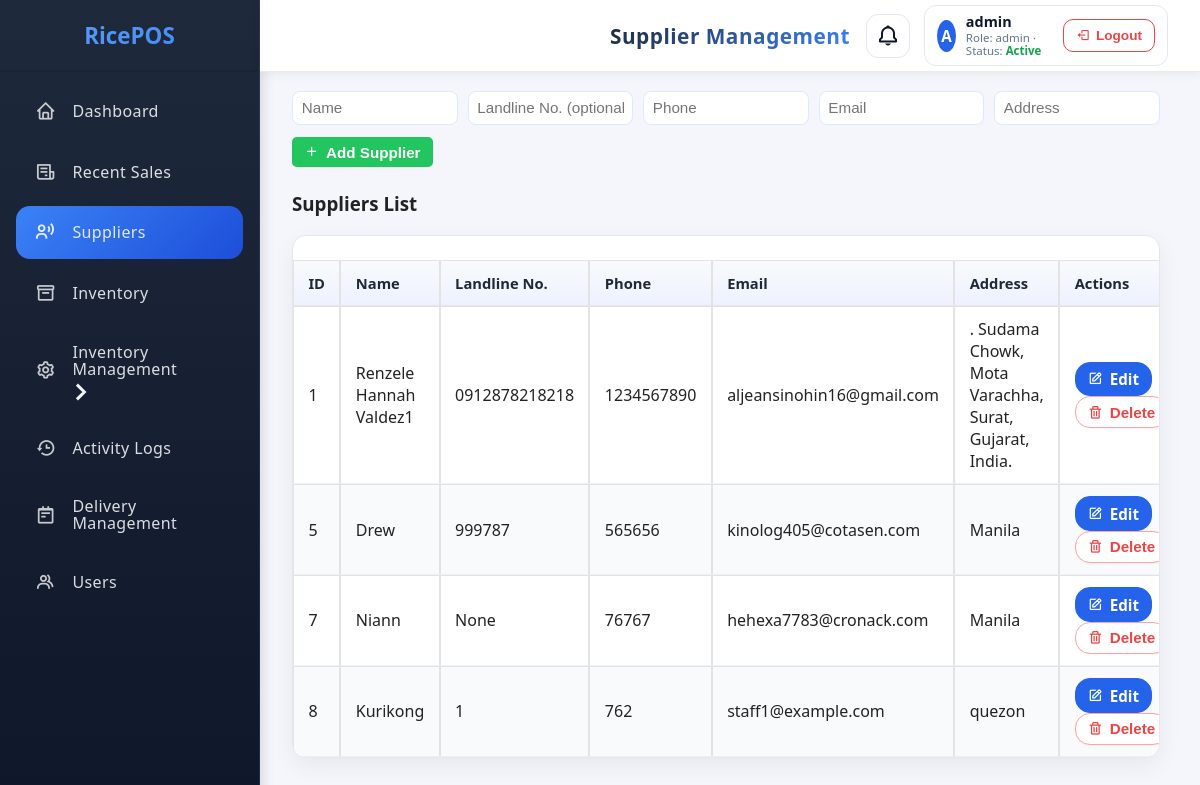
Page /public/suppliers.php (signed in) on the committed database.
### tables this page shows
CREATE TABLE `supplier` (
  `supplier_id` int NOT NULL,
  `name` varchar(100) NOT NULL,
  `landline` varchar(100) DEFAULT NULL,
  `phone` varchar(30) DEFAULT NULL,
  `email` varchar(100) DEFAULT NULL,
  `address` varchar(255) DEFAULT NULL
);

### includes/functions.php (called while the page is built, shortened)
<?php
require_once __DIR__ . '/db.php';
function get_all_suppliers() {
    global $pdo;
    $stmt = $pdo->query('SELECT * FROM supplier');
    return $stmt->fetchAll();
}

### public/suppliers.php (the view, shortened to what this page needs)
<?php
require_once __DIR__ . '/../includes/auth.php';
require_once __DIR__ . '/../includes/functions.php';
$edit_supplier = null;
$suppliers = get_all_suppliers();
$dupeFlags = [];
?>
<!DOCTYPE html>
<html lang="en">
<head>
    <?php $cssVer = @filemtime(__DIR__ . '/assets/css/style.css') ?: time(); ?>
    <link rel="stylesheet" href="assets/css/style.css?v=<?php echo htmlspecialchars((string)$cssVer, ENT_QUOTES); ?>">
    <link href='https://unpkg.com/boxicons@2.1.4/css/boxicons.min.css' rel='stylesheet'>
    <link rel="stylesheet" href="https://cdnjs.cloudflare.com/ajax/libs/animate.css/4.1.1/animate.min.css">
</head>
<body>
    <?php $activePage = 'suppliers.php'; $pageTitle = 'Supplier Management'; include __DIR__ . '/../includes/sidebar.php'; include __DIR__ . '/../includes/header.php'; ?>
    <main class="main-content">
        <?php if ($edit_supplier): ?>
        <form method="post" class="user-form">
            <input type="hidden" name="id" value="<?php echo $edit_supplier['supplier_id']; ?>">
            <input type="text" name="name" placeholder="Name" value="<?php echo htmlspecialchars($edit_supplier['name']); ?>" required>
            <input type="text" name="landline" placeholder="Landline No. (optional)" value="<?php echo htmlspecialchars($edit_supplier['landline'] ?? ''); ?>">
            <input type="text" name="phone" placeholder="Phone" value="<?php echo htmlspecialchars($edit_supplier['phone']); ?>">
            <input type="email" name="email" placeholder="Email" value="<?php echo htmlspecialchars($edit_supplier['email']); ?>">
            <input type="text" name="address" placeholder="Address" value="<?php echo htmlspecialchars($edit_supplier['address']); ?>">
            <div class="form-actions">
                <button type="submit" name="edit_supplier" class="btn btn-edit"><i class='bx bx-edit'></i> Update</button>
                <a href="suppliers.php" class="btn">Cancel</a>
            </div>
        </form>
        <?php else: ?>
        <form method="post" class="user-form">
            <input type="text" name="name" placeholder="Name" required>
            <input type="text" name="landline" placeholder="Landline No. (optional)">
            <input type="text" name="phone" placeholder="Phone">
            <input type="email" name="email" placeholder="Email">
            <input type="text" name="address" placeholder="Address">
            <div class="form-actions">
                <button type="submit" name="add_supplier" class="btn btn-add"><i class='bx bx-plus'></i> Add Supplier</button>
            </div>
        </form>
        <?php endif; ?>
        <h3>Suppliers List</h3>
        <div class="table-card">
        <div class="table-scroll">
        <table class="user-table">
            <thead>
                <tr><th>ID</th><th>Name</th><th>Landline No.</th><th>Phone</th><th>Email</th><th>Address</th><th>Actions</th></tr>
            </thead>
            <tbody>
                <?php foreach ($suppliers as $supplier): ?>
                    <tr<?php $sid=(int)$supplier['supplier_id']; if(isset($dupeFlags[$sid])) echo ' style="background:#fff7ed;"'; ?>>
                        <td><?php echo $supplier['supplier_id']; ?></td>
                        <td><?php echo htmlspecialchars($supplier['name']); ?><?php if(isset($dupeFlags[$sid]['Name'])) echo ' <span class="badge" style="background:#fee2e2;color:#991b1b;border:1px solid #fecaca;">dupe</span>'; ?></td>
                        <td><?php echo htmlspecialchars(isset($supplier['landline']) && $supplier['landline'] !== '' ? $supplier['landline'] : 'None'); ?></td>
                        <td><?php echo htmlspecialchars($supplier['phone']); ?><?php if(isset($dupeFlags[$sid]['Phone'])) echo ' <span class="badge" style="background:#fee2e2;color:#991b1b;border:1px solid #fecaca;">dupe</span>'; ?></td>
                        <td><?php echo htmlspecialchars($supplier['email']); ?><?php if(isset($dupeFlags[$sid]['Email'])) echo ' <span class="badge" style="background:#fee2e2;color:#991b1b;border:1px solid #fecaca;">dupe</span>'; ?></td>
                        <td><?php echo htmlspecialchars($supplier['address']); ?></td>
                        <td>
                            <a href="suppliers.php?edit=<?php echo $supplier['supplier_id']; ?>" class="btn btn-edit"><i class='bx bx-edit'></i> Edit</a>
                            <form method="post" class="delete-form" style="display:inline;">
                                <button type="submit" name="delete_supplier" class="btn btn-delete"><i class='bx bx-trash'></i> Delete</button>
                            </form>
                        </td>
                    </tr>
                <?php endforeach; ?>
            </tbody>
        </table>
        </div>
        </div>
    </main>
</body>
</html>

### public/assets/css/style.css (style rules this page uses)
:root { --sidebar-width: 260px; --header-height: 72px; }
*, *::before, *::after { box-sizing: border-box; }
body { margin: 0; font-family: 'Segoe UI', Arial, sans-serif; background: #f4f6fb; color: #222; overflow-y: scroll; scrollbar-gutter: stable both-edges; overflow-x: hidden; }
.user-table { width: 100%; border-collapse: collapse; margin-top: 1.5rem; }
.user-table th, .user-table td { border: 1px solid #e3e3e3; padding: 0.75rem 1rem; text-align: left; }
.user-table th { background: #f4f6fb; }
.user-table tr:nth-child(even) { background: #f8fafc; }
.user-form { display: flex; gap: 1rem; margin-bottom: 1.5rem; flex-wrap: wrap; }
.user-form input, .user-form select { padding: 0.5rem; border-radius: 5px; border: 1px solid #dbeafe; font-size: 1rem; }
.user-form button { background: #2d6cdf; color: #fff; border: none; border-radius: 5px; padding: 0.5rem 1.2rem; font-size: 1rem; cursor: pointer; transition: background 0.2s; }
.btn { display: inline-flex; align-items: center; justify-content: center; gap: 0.45em; padding: 0.6rem 1rem; border: 1px solid #d1d5db; border-radius: 15px; font-size: 0.98rem; font-weight: 700; background: #ffffff; color: #111827; cursor: pointer; transition: background 0.18s ease, border-color 0.18s ease, color 0.18s ease, box-shadow 0.18s ease, transform 0.12s ease; outline: none; text-decoration: none; min-width: 0; box-shadow: 0 1px 2px rgba(0,0,0,0.04); }
.main-content { padding: 1.2rem 1.2rem 1.2rem 1rem; padding-top: calc(1.2rem + var(--header-height)) !important; background:#f7f9fc; margin-left: var(--sidebar-width) !important; min-height: 100dvh; }
html, body { height: 100%; }
body { display: block !important; }
.main-content { min-width: 0; }
.btn-add { border-color: #4ade80; color: #22c55e; }
.btn-edit { border-color: #60a5fa; color: #2563eb; }
.btn-delete { border-color: #fca5a5; color: #ef4444; }
.user-form button.btn { margin-top: 0.2em; }
.user-table .btn { margin-right: 0.2em; }

### public/suppliers.php (style rules this page uses)
body { display: block; min-height: 100vh; margin: 0; background: #f4f6fb; }
.main-content { padding: 2.5rem 2.5rem 2.5rem 2rem; background: #f4f6fb; min-height: 100vh; margin-left: 0 !important; position: relative !important; left: var(--sidebar-width, 260px) !important; width: calc(100% - var(--sidebar-width, 260px)) !important; }
.user-form { display: grid; grid-template-columns: repeat(5, minmax(140px, 1fr)); gap: 0.6rem; align-items: end; }
.user-form input, .user-form select { padding: 0.45rem 0.55rem; font-size: 0.95rem; border:1px solid #dbeafe; border-radius:8px; }
.user-form .form-actions { grid-column: 1 / -1; display: flex; gap: 0.5rem; align-items: center; }
.main-content .btn { padding: 0.4rem 0.75rem; font-size: 0.95rem; }
.user-table { width:100%; border-collapse:separate; border-spacing:0; min-width: 720px; }
.user-table thead th { position:sticky; top:0; background:linear-gradient(180deg,#f8fafc 0%, #eef2ff 100%); color:#1f2937; font-weight:700; font-size:0.92rem; text-align:left; padding:0.75rem 0.9rem; border-bottom:1px solid #e5e7eb; }
.user-table tbody td { padding:0.7rem 0.9rem; border-bottom:1px solid #eef2f7; }
.table-card { background:#fff; border:1px solid #e5e7eb; border-radius:14px; box-shadow:0 8px 24px rgba(17,24,39,0.06); overflow:hidden; }
.table-scroll { overflow:auto; }
.main-content .btn.btn-add { background:#22c55e; border-color:#22c55e; color:#fff; font-weight:700; transition:none; }
.main-content .btn.btn-edit { background:#2563eb; border-color:#2563eb; color:#fff; font-weight:700; transition:none; }

### includes/header.php (style rules this page uses)
:root { --sidebar-width:260px; --header-height:72px; }
.main-content { margin-left: var(--sidebar-width, 260px); padding-top: var(--header-height, 72px); min-height: 100vh; width: auto; max-width: 100%; }

### rows in the picture
supplier: supplier_id "1", name "Renzele Hannah Valdez1", landline "0912878218218", phone "1234567890", email "aljeansinohin16@gmail.com", address ". Sudama Chowk, Mota Varachha, Surat, Gujarat, India."
supplier: supplier_id "5", name "Drew", landline "999787", phone "565656", email "kinolog405@cotasen.com", address "Manila"
supplier: supplier_id "7", name "Niann", landline "None", phone "76767", email "hehexa7783@cronack.com", address "Manila"
supplier: supplier_id "8", name "Kurikong", landline "1", phone "762", email "staff1@example.com", address "quezon"

### other values in the picture
$computedTitle "Supplier Management"
$initials "A"
$u "admin"
$r "admin"
